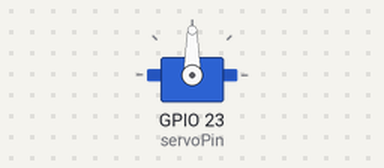
A sketch run on a simulated ESP32. Shown: servo. What the sketch prints to the serial monitor is not drawn.

Above: at 0.05 s.
At 6.0 s:
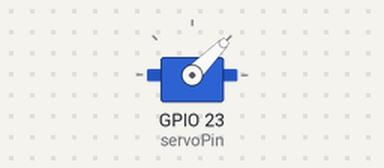
Timing chart, 0 to 7.8 s (numbered marks = the images above):
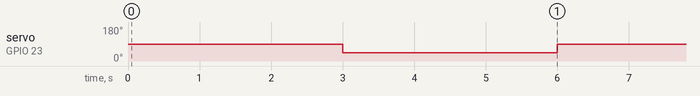

Measured:
- by itself, servo on GPIO 23 (servoPin): alternates 90° for 3.0 s and 45° for 3.0 s

The sketch:

servo.ino
```cpp
#include <ESP32Servo.h>

// --- Configuration ---
// Define the GPIO pin the servo signal (Yellow/Orange wire) is connected to.
// We'll use GPIO Pin 23 for this example.
const int servoPin = 23;

// Create a Servo object
Servo myservo;

// Define the sweep parameters
int pos = 0;    // Variable to store the servo position (0 to 180 degrees)
const int sweepDelay = 5; // Delay in milliseconds between steps (controls sweep speed)

void setup() {
  Serial.begin(115200);

  // Attach the servo object to the specified pin
  // The numbers 500 and 2400 define the pulse width limits (in microseconds)
  // for 0 and 180 degrees, respectively. These defaults work for most servos.
  myservo.attach(servoPin, 500, 2400);

  Serial.println("Servo setup complete. Starting sweep...");
}

void loop() {
  // Sweep from 0 degrees to 180 degrees
  // for (pos = 0; pos <= 180; pos += 1) {
  //   myservo.write(pos); // Tell servo to go to position in variable 'pos'
  //   delay(sweepDelay);
  // }

  // Sweep from 180 degrees to 0 degrees

  myservo.write(90); // Tell servo to go to position in variable 'pos'
  delay(3000);
  myservo.write(45); // Tell servo to go to position in variable 'pos'
  delay(3000);


  // Optional pause at the end of a full cycle
  // delay(1000);
}
```
